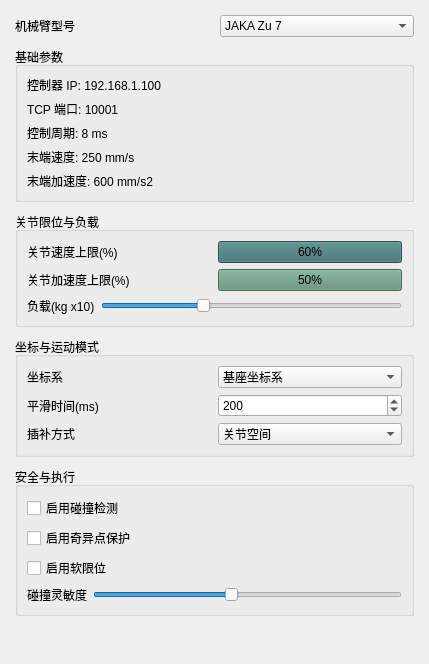
              <widget class="QWidget" name="styleScrollContent">
               <property name="geometry">
                <rect>
                 <x>0</x>
                 <y>-338</y>
                 <width>429</width>
                 <height>664</height>
                </rect>
               </property>
               <layout class="QVBoxLayout" name="styleLayout">
                <property name="spacing">
                 <number>10</number>
                </property>
                <property name="leftMargin">
                 <number>15</number>
                </property>
                <property name="topMargin">
                 <number>15</number>
                </property>
                <property name="rightMargin">
                 <number>15</number>
                </property>
                <property name="bottomMargin">
                 <number>15</number>
                </property>
                <item>
                 <layout class="QHBoxLayout" name="stateLayout">
                  <item>
                   <widget class="QLabel" name="stateLabel">
                    <property name="minimumSize">
                     <size>
                      <width>80</width>
                      <height>0</height>
                     </size>
                    </property>
                    <property name="text">
                     <string>机械臂型号</string>
                    </property>
                   </widget>
                  </item>
                  <item>
                   <widget class="QComboBox" name="stateComboBox">
                    <item>
                     <property name="text">
                      <string>JAKA Zu 7</string>
                     </property>
                    </item>
                    <item>
                     <property name="text">
                      <string>JAKA CoboMini</string>
                     </property>
                    </item>
                   </widget>
                  </item>
                 </layout>
                </item>
                <item>
                 <widget class="QGroupBox" name="styleMainGroup">
                  <property name="title">
                   <string>基础参数</string>
                  </property>
                  <layout class="QVBoxLayout" name="styleMainLayout">
                   <item>
                    <widget class="QLabel" name="backgroundLabel">
                     <property name="text">
                      <string>控制器 IP: 192.168.1.100</string>
                     </property>
                    </widget>
                   </item>
                   <item>
                    <widget class="QLabel" name="backgroundImageLabel">
                     <property name="text">
                      <string>TCP 端口: 10001</string>
                     </property>
                    </widget>
                   </item>
                   <item>
                    <widget class="QLabel" name="borderLabel">
                     <property name="text">
                      <string>控制周期: 8 ms</string>
                     </property>
                    </widget>
                   </item>
                   <item>
                    <widget class="QLabel" name="outlineLabel">
                     <property name="text">
                      <string>末端速度: 250 mm/s</string>
                     </property>
                    </widget>
                   </item>
                   <item>
                    <widget class="QLabel" name="shadowLabel">
                     <property name="text">
                      <string>末端加速度: 600 mm/s2</string>
                     </property>
                    </widget>
                   </item>
                  </layout>
                 </widget>
                </item>
                <item>
                 <widget class="QGroupBox" name="colorGroup">
                  <property name="title">
                   <string>关节限位与负载</string>
                  </property>
                  <layout class="QVBoxLayout" name="colorGroupLayout">
                   <item>
                    <layout class="QHBoxLayout" name="primaryColorLayout">
                     <item>
                      <widget class="QLabel" name="primaryColorLabel">
                       <property name="text">
                        <string>关节速度上限(%)</string>
                       </property>
                      </widget>
                     </item>
                     <item>
                      <widget class="QPushButton" name="primaryColorButton">
                       <property name="styleSheet">
                        <string>background-color: #3c6e71;</string>
                       </property>
                       <property name="text">
                        <string>60%</string>
                       </property>
                      </widget>
                     </item>
                    </layout>
                   </item>
                   <item>
                    <layout class="QHBoxLayout" name="secondaryColorLayout">
                     <item>
                      <widget class="QLabel" name="secondaryColorLabel">
                       <property name="text">
                        <string>关节加速度上限(%)</string>
                       </property>
                      </widget>
                     </item>
                     <item>
                      <widget class="QPushButton" name="secondaryColorButton">
                       <property name="styleSheet">
                        <string>background-color: #5f8f77;</string>
                       </property>
                       <property name="text">
                        <string>50%</string>
                       </property>
                      </widget>
                     </item>
                    </layout>
                   </item>
                   <item>
                    <layout class="QHBoxLayout" name="opacityLayout">
                     <item>
                      <widget class="QLabel" name="opacityLabel">
                       <property name="text">
                        <string>负载(kg x10)</string>
                       </property>
                      </widget>
                     </item>
                     <item>
                      <widget class="QSlider" name="opacitySlider">
                       <property name="minimum">
                        <number>0</number>
                       </property>
                       <property name="maximum">
                        <number>60</number>
                       </property>
                       <property name="value">
                        <number>20</number>
                       </property>
                       <property name="orientation">
                        <enum>Qt::Horizontal</enum>
                       </property>
                      </widget>
                     </item>
                    </layout>
                   </item>
                  </layout>
                 </widget>
                </item>
                <item>
                 <widget class="QGroupBox" name="animationGroup">
                  <property name="title">
                   <string>坐标与运动模式</string>
                  </property>
                  <layout class="QVBoxLayout" name="animationGroupLayout">
                   <item>
                    <layout class="QHBoxLayout" name="animationTypeLayout">
                     <item>
                      <widget class="QLabel" name="animationTypeLabel">
                       <property name="text">
                        <string>坐标系</string>
                       </property>
                      </widget>
                     </item>
                     <item>
                      <widget class="QComboBox" name="animationTypeComboBox">
                       <item>
                        <property name="text">
                         <string>基座坐标系</string>
                        </property>
                       </item>
                       <item>
                        <property name="text">
                         <string>工具坐标系</string>
                        </property>
                       </item>
                       <item>
                        <property name="text">
                         <string>工件坐标系</string>
                        </property>
                       </item>
                       <item>
                        <property name="text">
                         <string>用户坐标系</string>
                        </property>
                       </item>
                      </widget>
                     </item>
                    </layout>
                   </item>
                   <item>
                    <layout class="QHBoxLayout" name="durationLayout">
                     <item>
                      <widget class="QLabel" name="durationLabel">
                       <property name="text">
                        <string>平滑时间(ms)</string>
                       </property>
                      </widget>
                     </item>
                     <item>
                      <widget class="QSpinBox" name="durationSpinBox">
                       <property name="minimum">
                        <number>0</number>
                       </property>
                       <property name="maximum">
                        <number>5000</number>
                       </property>
                       <property name="value">
                        <number>200</number>
                       </property>
                      </widget>
                     </item>
                    </layout>
                   </item>
                   <item>
                    <layout class="QHBoxLayout" name="easingLayout">
                     <item>
                      <widget class="QLabel" name="easingLabel">
                       <property name="text">
                        <string>插补方式</string>
                       </property>
                      </widget>
                     </item>
                     <item>
                      <widget class="QComboBox" name="easingComboBox">
                       <item>
                        <property name="text">
                         <string>关节空间</string>
                        </property>
                       </item>
                       <item>
                        <property name="text">
                         <string>直线</string>
                        </property>
                       </item>
                       <item>
                        <property name="text">
                         <string>圆弧</string>
                        </property>
                       </item>
                       <item>
                        <property name="text">
                         <string>样条</string>
                        </property>
                       </item>
                      </widget>
                     </item>
                    </layout>
                   </item>
                  </layout>
                 </widget>
                </item>
                <item>
                 <widget class="QGroupBox" name="effectsGroup">
                  <property name="title">
                   <string>安全与执行</string>
                  </property>
                  <layout class="QVBoxLayout" name="effectsGroupLayout">
                   <item>
                    <widget class="QCheckBox" name="glowEffectCheckBox">
                     <property name="text">
                      <string>启用碰撞检测</string>
                     </property>
                    </widget>
                   </item>
                   <item>
                    <widget class="QCheckBox" name="blurEffectCheckBox">
                     <property name="text">
                      <string>启用奇异点保护</string>
                     </property>
                    </widget>
                   </item>
                   <item>
                    <widget class="QCheckBox" name="shadowEffectCheckBox">
                     <property name="text">
                      <string>启用软限位</string>
                     </property>
                    </widget>
                   </item>
                   <item>
                    <layout class="QHBoxLayout" name="effectIntensityLayout">
                     <item>
                      <widget class="QLabel" name="effectIntensityLabel">
                       <property name="text">
                        <string>碰撞灵敏度</string>
                       </property>
                      </widget>
                     </item>
                     <item>
                      <widget class="QSlider" name="effectIntensitySlider">
                       <property name="minimum">
                        <number>1</number>
                       </property>
                       <property name="maximum">
                        <number>10</number>
                       </property>
                       <property name="value">
                        <number>5</number>
                       </property>
                       <property name="orientation">
                        <enum>Qt::Horizontal</enum>
                       </property>
                      </widget>
                     </item>
                    </layout>
                   </item>
                  </layout>
                 </widget>
                </item>
                <item>
                 <spacer name="styleVerticalSpacer">
                  <property name="orientation">
                   <enum>Qt::Vertical</enum>
                  </property>
                  <property name="sizeHint" stdset="0">
                   <size>
                    <width>20</width>
                    <height>40</height>
                   </size>
                  </property>
                 </spacer>
                </item>
               </layout>
              </widget>
